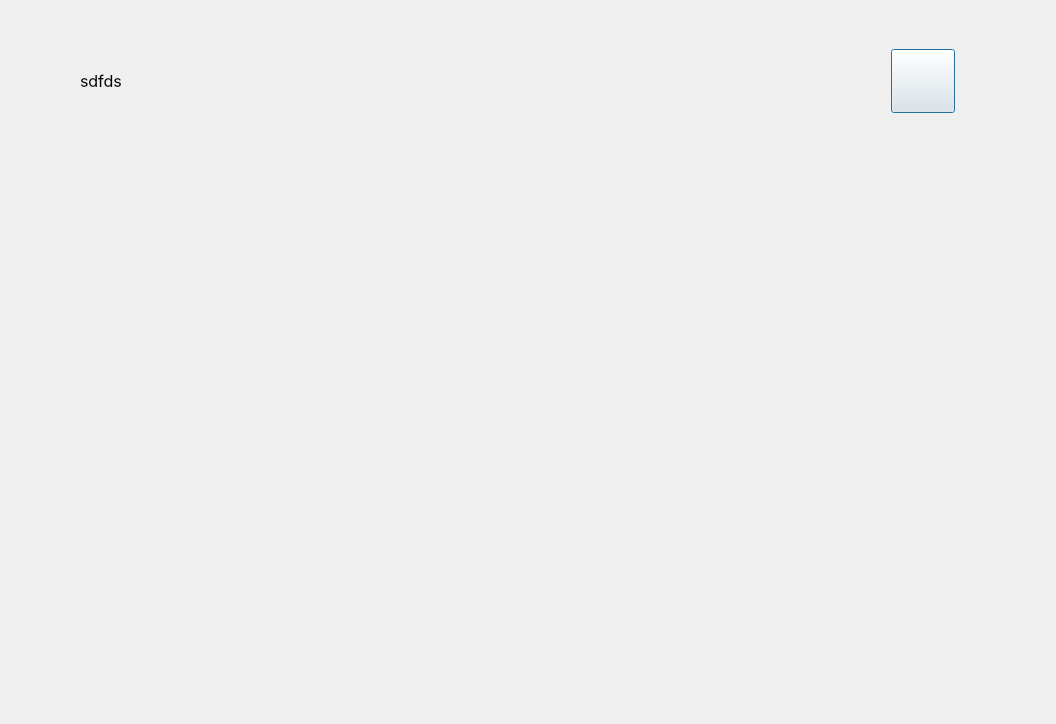
<?xml version="1.0" encoding="UTF-8"?>
<ui version="4.0">
 <class>adminMain</class>
 <widget class="QDialog" name="adminMain">
  <property name="geometry">
   <rect>
    <x>0</x>
    <y>0</y>
    <width>1056</width>
    <height>724</height>
   </rect>
  </property>
  <property name="windowTitle">
   <string>Dialog</string>
  </property>
  <widget class="QPushButton" name="returnButton">
   <property name="geometry">
    <rect>
     <x>891</x>
     <y>49</y>
     <width>64</width>
     <height>64</height>
    </rect>
   </property>
   <property name="text">
    <string/>
   </property>
   <property name="icon">
    <iconset resource="resources.qrc">
     <normaloff>:/images/images/icons8-return-64.png</normaloff>
     <normalon>:/images/images/icons8-return-64.png</normalon>:/images/images/icons8-return-64.png</iconset>
   </property>
   <property name="iconSize">
    <size>
     <width>64</width>
     <height>64</height>
    </size>
   </property>
  </widget>
  <widget class="QLabel" name="welcomeLabel">
   <property name="geometry">
    <rect>
     <x>80</x>
     <y>64</y>
     <width>234</width>
     <height>34</height>
    </rect>
   </property>
   <property name="font">
    <font>
     <family>Inter</family>
     <pointsize>12</pointsize>
    </font>
   </property>
   <property name="text">
    <string>sdfds</string>
   </property>
  </widget>
 </widget>
 <resources>
  <include location="resources.qrc"/>
 </resources>
 <connections/>
</ui>
